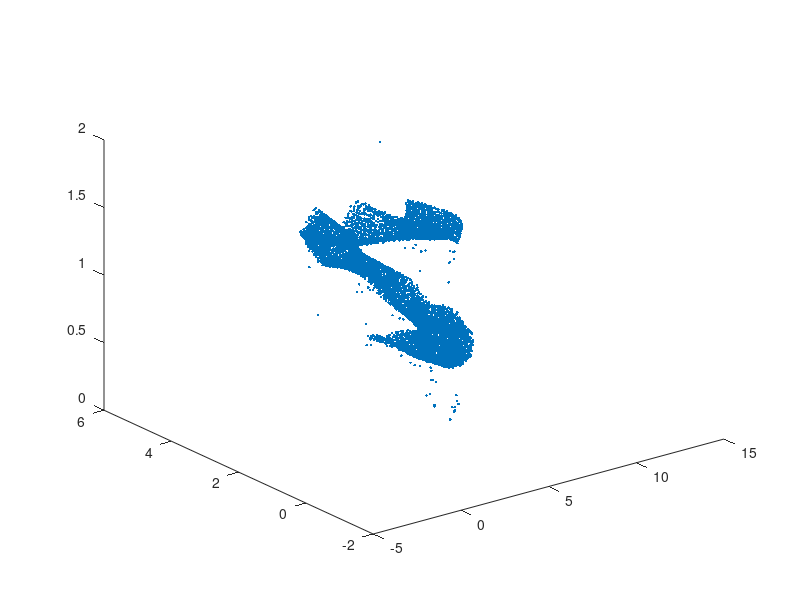

The MATLAB source for this figure:
fileID = fopen('map_points.txt','r');
formatspec = '%f';
A = fscanf(fileID,formatspec);
B= reshape(A,4,size(A,1)/4)';
plot3(B(:,1),B(:,2),B(:,3),'.');